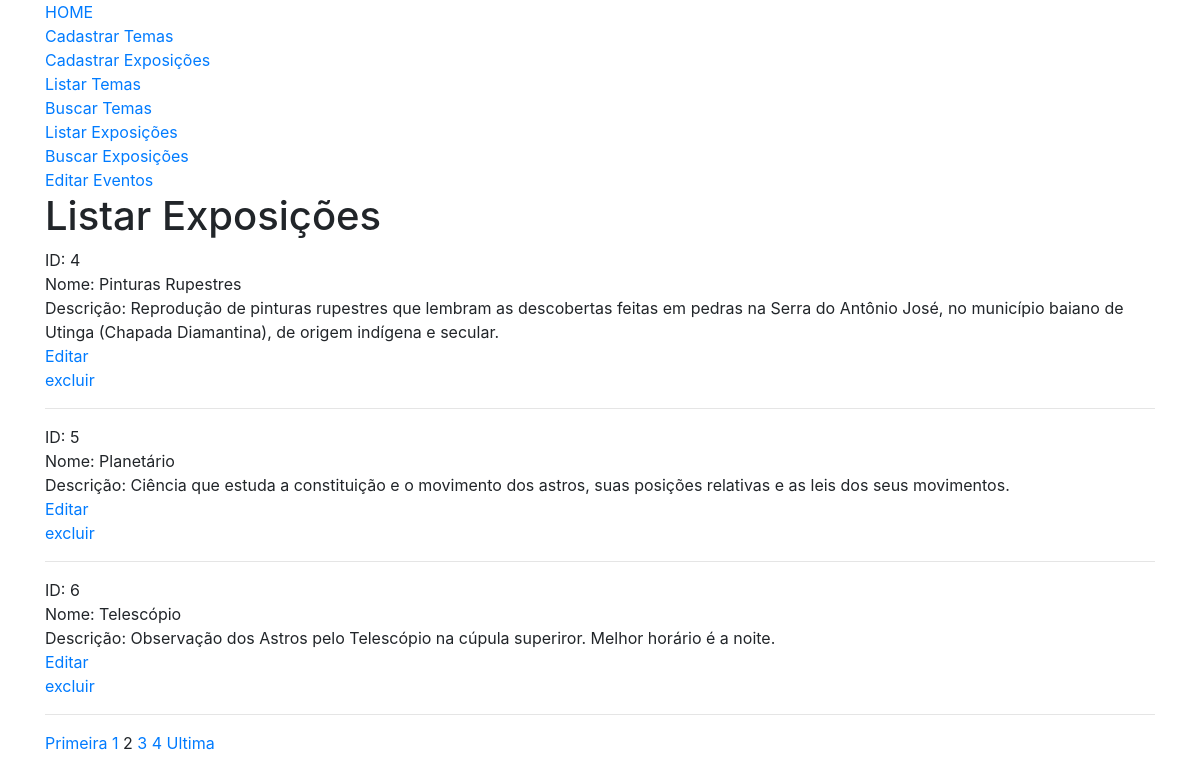
/funcionario/form-listar-exposicoes.php?pagina=2, run on the app's committed database.
### tables this page shows
CREATE TABLE IF NOT EXISTS exposicoes (
	id INT AUTO_INCREMENT PRIMARY KEY,    
    nome VARCHAR(100), 
    descricao VARCHAR(1000)    
);

### funcionario/form-listar-exposicoes.php (the view, shortened to what this page needs)
<?php
include_once("../db/conexao.php");
?>
<!DOCTYPE html>
<html lang="pt-br">
	<head>
		<link rel="stylesheet" href="https://stackpath.bootstrapcdn.com/bootstrap/4.1.0/css/bootstrap.min.css">
	</head>
	<body>
		<div class="container">
			<a href="../index.php">HOME</a><br>
			<a href="form-cad-temas.php">Cadastrar Temas</a><br>
			<a href="form-cad-exposicoes.php">Cadastrar Exposições</a><br>
			<a href="form-listar-temas.php">Listar Temas</a><br>
			<a href="form-buscar-temas.php">Buscar Temas</a><br>
			<a href="form-listar-exposicoes.php">Listar Exposições</a><br>
			<a href="form-buscar-exposicoes.php">Buscar Exposições</a><br>
			<a href="t-c-gerir-eventos.php">Editar Eventos</a><br>
			<h1> Listar Exposições </h1>
			<?php
			$pagina_atual = filter_input(INPUT_GET,'pagina', FILTER_SANITIZE_NUMBER_INT);
			$pagina = (!empty($pagina_atual)) ? $pagina_atual : 1;
			$total_de_resultados_por_pagina = 3;
			$inicio = ($total_de_resultados_por_pagina * $pagina) - $total_de_resultados_por_pagina;
			$query = "SELECT * FROM exposicoes LIMIT $inicio, $total_de_resultados_por_pagina";
			$result_query = mysqli_query($conn, $query);
			while($row = mysqli_fetch_assoc($result_query))
			{
				echo "ID: " . $row['id'] . "<br>";
				echo "Nome: " . $row['nome'] . "<br>";
				echo "Descrição: " . $row['descricao'] . "<br>";
				echo "<a href='form-editar-exposicao.php?id=" . $row['id'] . "'>Editar</a><br>";
				echo "<a href='proc-excluir-exposicao.php?id=" . $row['id'] . "' data-confirm=''>excluir</a><br><hr>";
			}
			$query = "SELECT COUNT(id) AS total_exposicoes FROM exposicoes";
			$result_query = mysqli_query($conn, $query);
			$row_pagina = mysqli_fetch_assoc($result_query);
			$total_de_paginas = ceil($row_pagina['total_exposicoes'] / $total_de_resultados_por_pagina);
			$max_links = 2;
			echo "<a href='form-listar-exposicoes.php?pagina=1'>Primeira</a> ";
			for($pagina_anterior = $pagina - $max_links; $pagina_anterior <= $pagina - 1; $pagina_anterior++)
			{
				if($pagina_anterior >= 1)
				{
					echo "<a href='form-listar-exposicoes.php?pagina=$pagina_anterior'>$pagina_anterior</a> ";
				}
			}
			echo "$pagina ";
			for($pagina_seguinte = $pagina + 1; $pagina_seguinte <= $pagina + $max_links; $pagina_seguinte++)
			{
				if($pagina_seguinte <= $total_de_paginas)
				{
					echo "<a href='form-listar-exposicoes.php?pagina=$pagina_seguinte'>$pagina_seguinte</a> ";
				}
			}
			echo "<a href='form-listar-exposicoes.php?pagina=$total_de_paginas'>Ultima</a>";
			?>
		</div>
	</body>
</html>

### data on the page
exposicoes: id "4", nome "Pinturas Rupestres", descricao "Reprodução de pinturas rupestres que lembram as descobertas feitas em pedras na Serra do Antônio José, no município baiano de Utinga (Chapada Diamantina), de origem indígena e secular."
exposicoes: id "5", nome "Planetário", descricao "Ciência que estuda a constituição e o movimento dos astros, suas posições relativas e as leis dos seus movimentos."
exposicoes: id "6", nome "Telescópio", descricao "Observação dos Astros pelo Telescópio na cúpula superiror. Melhor horário é a noite."

### other printed values
$pagina "2"
